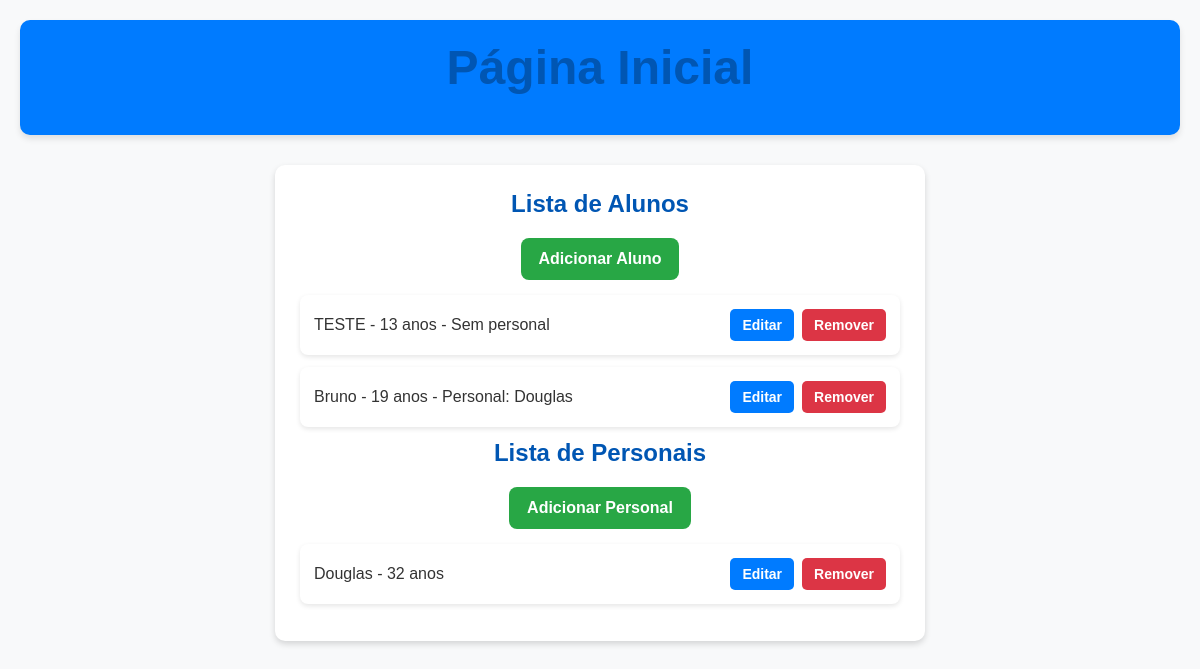
The app's page /, older data.
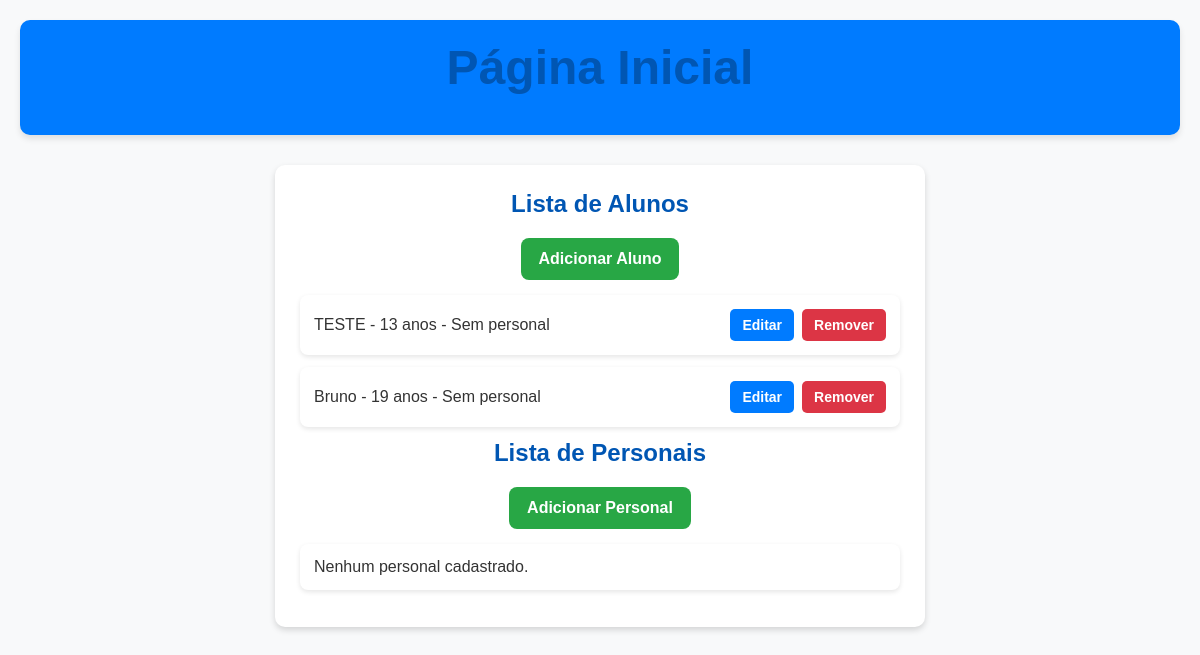
The same page, newer data.
### academia/models.py (models this page shows, shortened)
class Pessoa(models.Model):
    nome = models.CharField(max_length=150)
    email = models.EmailField()
    idade = models.IntegerField()
    cpf = models.CharField(max_length=11)
    class Meta:
        abstract = True

class Aluno(Pessoa):
    peso = models.FloatField()
    altura = models.FloatField()
    personal = models.ForeignKey(Personal, on_delete= models.SET_NULL, blank=True, null=True)
    class Meta:
        verbose_name = "Aluno"
        verbose_name_plural = "Alunos"

class Personal(Pessoa):
    especialidade = models.CharField(max_length=100)
    cref = models.CharField(max_length=20, unique=True)
    class Meta:
        verbose_name = "Personal Trainer"
        verbose_name_plural = "Personais Trainers"

### academia/views.py (the view)
# urls.py: path("", index, name="index"),
def index(request): #lista
    aluno = Aluno.objects.all()
    personal = Personal.objects.all()
    return render(request, "academia/index.html", {"alunos": aluno, "personais": personal})

### academia/templates/academia/index.html (shortened to what this page needs)
{% load static %}
<!DOCTYPE html>
<html lang="pt">
<head>
    <link rel="stylesheet" href="{% static 'academia/css/style.css' %}">
</head>
<body>
    <header>
        <h1>Página Inicial</h1>
    </header>
    <main class="container">
        <section>
            <h2>Lista de Alunos</h2>
            <a href="{% url 'cadastro_aluno' %}" class="btn btn-add">Adicionar Aluno</a>
            <ul class="lista">
                {% for aluno in alunos %}
                    <li>
                        {{ aluno.nome }} - {{ aluno.idade }} anos
                        {% if aluno.personal %} - Personal: {{ aluno.personal.nome }}
                        {% else %} - Sem personal
                        {% endif%}
                        <div class="actions">
                            <a href="{% url 'editar_aluno' aluno.id %}" class="btn btn-edit">Editar</a>
                            <a href="{% url 'remover_aluno' aluno.id %}" class="btn btn-delete">Remover</a>
                        </div>
                    </li>
                {% empty %}
                    <li>Nenhum aluno cadastrado.</li>
                {% endfor %}
            </ul>
        </section>
        <section>
            <h2>Lista de Personais</h2>
            <a href="{% url 'cadastro_personal' %}" class="btn btn-add">Adicionar Personal</a>
            <ul class="lista">
                {% for personal in personais %}
                    <li>
                        {{ personal.nome }} - {{ personal.idade }} anos
                        <div class="actions">
                            <a href="{% url 'editar_personal' personal.id %}" class="btn btn-edit">Editar</a>
                            <a href="{% url 'remover_personal' personal.id %}" class="btn btn-delete">Remover</a>
                        </div>
                    </li>
                {% empty %}
                    <li>Nenhum personal cadastrado.</li>
                {% endfor %}
            </ul>
        </section>
    </main>
</body>
</html>

Row changes from the older to the newer data that the page shows:
removed Personal: nome "Douglas", idade "32"
changed Aluno "Bruno": personal.nome "Douglas" → (not shown); personal_id "- Personal:" → "- Sem personal"
Text that changed along with them:
text now shown: "Nenhum personal cadastrado."
